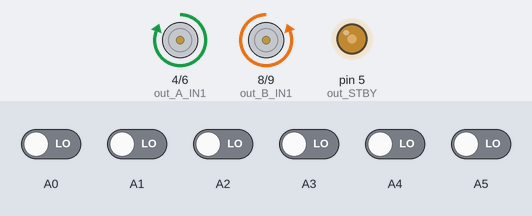
This sketch was run on a simulated Arduino Uno, built with avr-gcc and run on an emulated ATmega328P. On the bench: motor-driver pin pairs drawn as motors (green arrow = first pin HIGH = forward, orange = second pin HIGH = backward, longer = more drive, stopped while the standby pin is LOW), output pins drawn as LEDs (lit = HIGH). The test bench sets the inputs (shaded band); at power-on: A0–5 LOW. Pins used as bus, display or sensor lines are not drawn; what the sketch prints to the serial monitor is not drawn.

Above: at 11.2 s.
11.3 s: A2 driven HIGH
At 12.5 s:
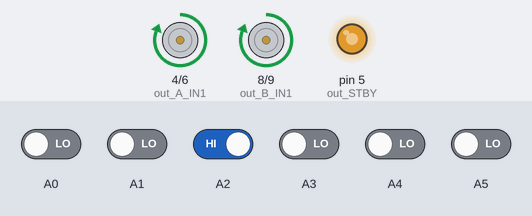
12.8 s: A0 driven HIGH
At 13.6 s:
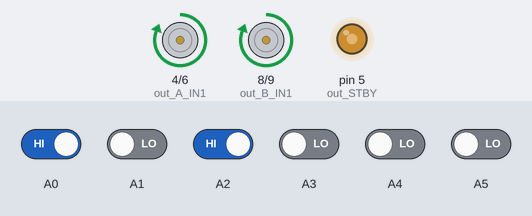
14.3 s: A1 driven HIGH
At 14.8 s:
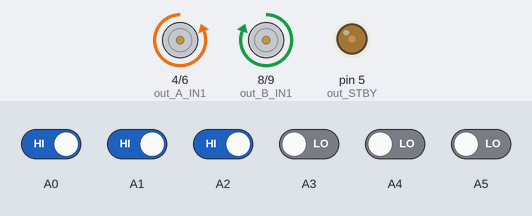
15.8 s: A0 driven LOW
At 17.0 s:
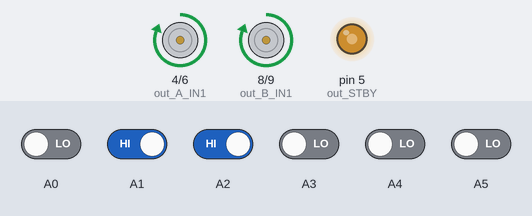
17.3 s: A1 driven LOW and A2 driven LOW
At 18.0 s:
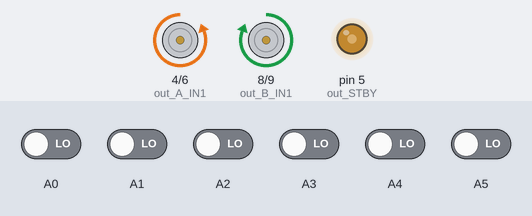
18.8 s: A3 driven HIGH
At 19.5 s:
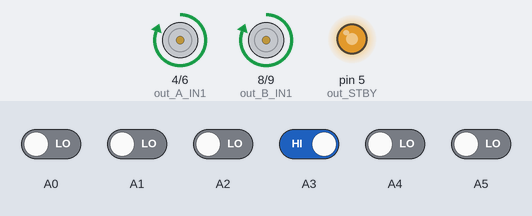
Timing chart, 0 to 21.3 s (numbered marks = the images above; inputs shaded):
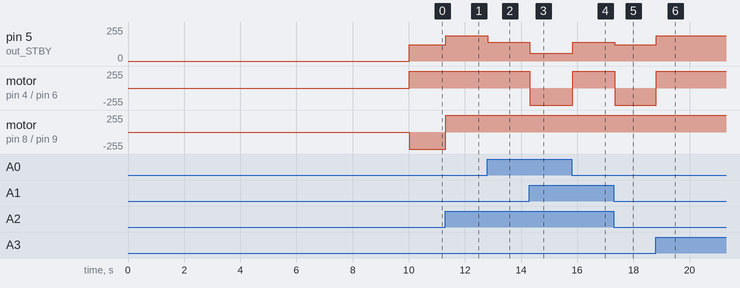

Measured:
- after the input at 11.3 s, pin 5 (out_STBY): 121/255 → 189/255 at once; motor on pin 8 (out_B_IN1) / pin 9 (out_B_IN2): backward 255/255 → forward 255/255 at once
- after the input at 12.8 s, pin 5 (out_STBY): 189/255 → 142/255 at once
- after the input at 14.3 s, pin 5 (out_STBY): 142/255 → 60/255 at once; motor on pin 4 (out_A_IN1) / pin 6 (out_A_IN2): forward 255/255 → backward 255/255 at once
- after the input at 15.8 s, pin 5 (out_STBY): 60/255 → 142/255 at once; motor on pin 4 (out_A_IN1) / pin 6 (out_A_IN2): backward 255/255 → forward 255/255 at once
- after the input at 17.3 s, pin 5 (out_STBY): 142/255 → 121/255 at once; motor on pin 4 (out_A_IN1) / pin 6 (out_A_IN2): forward 255/255 → backward 255/255 at once
- after the input at 18.8 s, pin 5 (out_STBY): 121/255 → 189/255 at once; motor on pin 4 (out_A_IN1) / pin 6 (out_A_IN2): backward 255/255 → forward 255/255 at once

The sketch:

marconi_benfatti_masili.ino
```cpp
/*
 * MARCONI ROBOCUP TEAM
 * Il programma:
 *   La logica di questo programma non è complessa:
 *   legge l'input (e lo media con gli ultimi 10 input)
 *   reagisce, tenendo conto, alcune volte, di quello che stava
 *   facendo prima (ex: se trovo bianco mentre correggo verso destra, gira a destra)
 *
 *   Come algoritmo risolutivo del labirinto usa quello della mano sinistra.
 *
 *
 * Il team:
 *   Il team è composto da Andrea Benfatti e Andrea Masili
 *   della 4Bi Informatica dell' ITIS G. Marconi di Verona.
 *   Dopo l'esperienza della Robocup abbiamo partecipato anche alla Roboval
 *   con questo programma.
 *
 *
 *
 *
 *
 */


#include <QTRSensors.h>


#define out_STBY    5
#define out_B_PWM   0 //B motore destro
#define out_A_PWM   5  //A motore sinistro
#define out_A_IN2   6
#define out_A_IN1   4
#define out_B_IN1   8
#define out_B_IN2   9
#define left_motor  0
#define right_motor 1


// definizione dei pin a cui sono collegati i sensori di linea
#define leftFar          0
#define leftCenter       1
#define leftNear         2
#define rightNear        3
#define rightCenter      4
#define rightFar         5
#define NUM_SENSORS      6
#define TIMEOUT       2500
#define EMITTER_PIN   QTR_NO_EMITTER_PIN

#define full_speed            68          //38 def
#define correction_speed      45          //25
#define turn_speed            35
#define debugPeriod           1000
#define soglia                250
#define attesaPerManovra      50
#define nearFullSpeed         20
#define plus_speed            40
#define brake_speed           05

#define D00 1       //Quando il robottino va dritto.
#define R00 2
#define D01 3
#define D02 4
#define R01 5
#define B00 6

#define NCAMP 15

int camp[NCAMP][6];
int val[6];
byte j,i,k=0;

int stato;
int lc, ln, lf,rc, rn, rf;
int leftCenterReading;
int leftNearReading;
int leftFarReading;
int rightCenterReading;
int rightNearReading;
int rightFarReading;
int lastDebugTime = 0;

QTRSensorsRC qtrrc((unsigned char[]) {
  A0, A1, A2, A3, A4, A5}
,NUM_SENSORS, TIMEOUT, EMITTER_PIN);
unsigned int sensorValues[NUM_SENSORS];

void setup(){
  Serial.begin(9600);
  pinMode(out_STBY,OUTPUT);
  pinMode(out_A_PWM,OUTPUT);
  pinMode(out_A_IN1,OUTPUT);
  pinMode(out_A_IN2,OUTPUT);
  pinMode(out_B_PWM,OUTPUT);
  pinMode(out_B_IN1,OUTPUT);
  pinMode(out_B_IN2,OUTPUT);

  Serial.println("calibra");

  for (int i = 0; i < 400; i++){
    qtrrc.calibrate();
  }

  Serial.println("fine calibra");

  motor_standby(false);
  stato=D00;
}

long unsigned int time=0;

void loop(){
 readSensors();
 if(lf && lc && ln){   //Nel caso legga nero su tre sensori a sinistra, curva a sinistra tenendo ferma una ruota
   boolean trov= false;
   giraSx();
   delay(350);
   while(!trov){
     readSensors();
     giraSx();
     if(!lf && (ln || rc) && !rf){
       trov = true;
     }
   }
 }else if(lf || lc){ //se legge nero su uno dei due sensori più a sinistra corregge a sinistra.
   corrSx();
   stato=0;
 }else if(rf || rc){ //se legge nero su uno dei due sensori più a destra corregge a destra.
   corrDx();
   stato=1;
 }else if(!lf && !lc && !ln && !rn && !rc && !rf){ //Se legge bianco su tutti i sensori, gira a sinistra se correggeva a sinistra, gira a destra in ogni caso fino a che non trova la linea nera un'altra volta.
   if(stato==0){
     boolean trov=false;
     while(!trov){
       readSensors();
       if(ln || rn){
         trov = true;
       }else{
         turnSx();
       }
     }
   }else{
     boolean trov=false;
     while(!trov){
       readSensors();
       if(ln || rn){
         trov = true;
       }else{
         turnDx();
       }
     }
   }
 }else if(ln || rn){ //Se legge nero nei due sensori centrali va avanti dritto.
   avanti();
 }
}
//Controlli motore
void avanti(){
  set_motor(left_motor, full_speed);
  set_motor(right_motor, full_speed);
}
void corrDx(){
  set_motor(left_motor, full_speed);
  set_motor(right_motor, correction_speed);
}
void corrSx(){
  set_motor(left_motor, correction_speed);
  set_motor(right_motor, full_speed);
}
void turnDx(){
  set_motor(left_motor, turn_speed);
  set_motor(right_motor, -turn_speed);
}
void turnSx(){
  set_motor(left_motor, -turn_speed);
  set_motor(right_motor, turn_speed);
}
void giraSx(){
  set_motor(left_motor, -brake_speed);
  set_motor(right_motor, turn_speed);
}

void giraDx(){
  set_motor(right_motor, -brake_speed);
  set_motor(left_motor, turn_speed);
}


// Lettura Sensori
void readSensors(){
  unsigned int position = qtrrc.readLine(sensorValues);
  for (i=0;i<6;i++) {
    camp[k][i]=sensorValues[i];
  }
  k=(k+1)%NCAMP;
  for (i=0;i<6;i++){
    val[i]=0;
    for (j=0;j<NCAMP;j++)
      val[i]+=camp[j][i];
    val[i]/=NCAMP;
  }
  // fa la media tra gli ultimi NCAMP lettura

  leftFarReading     = val[leftFar]>soglia;
  leftCenterReading  = val[leftCenter]>soglia;
  leftNearReading    = val[leftNear]>soglia;
  rightNearReading   = val[rightNear]>soglia;
  rightCenterReading = val[rightCenter]>soglia;
  rightFarReading    = val[rightFar]>soglia;

  lf = leftFarReading;
  lc = leftCenterReading;
  ln = leftNearReading;

  rn = rightNearReading;
  rc = rightCenterReading;
  rf = rightFarReading;
}

void set_motor(boolean motor, char speed) { // imposta la velocità tra -100 (indietro) e +100 (avanti)
  byte PWMvalue=0;
  PWMvalue = map(abs(speed),0,100,50,255);
  if (speed > 0)
    motor_speed(motor,0,PWMvalue);
  else if (speed < 0)
    motor_speed(motor,1,PWMvalue);
  else {
    motor_coast(motor);
  }
}
void motor_speed(boolean motor, boolean direction, byte speed) { // imposta la velocità tra 0 e 255
  if (motor == left_motor) {
    if (direction == 0) {
      digitalWrite(out_A_IN1,HIGH);
      digitalWrite(out_A_IN2,LOW);
    }
    else {
      digitalWrite(out_A_IN1,LOW);
      digitalWrite(out_A_IN2,HIGH);
    }
    analogWrite(out_A_PWM,speed);
  }
  else {
    if (direction == 0) {
      digitalWrite(out_B_IN1,HIGH);
      digitalWrite(out_B_IN2,LOW);
    }
    else {
      digitalWrite(out_B_IN1,LOW);
      digitalWrite(out_B_IN2,HIGH);
    }
    analogWrite(out_B_PWM,speed);
  }
}
void motor_standby(boolean state) { // abilita/disabilita i motori
  if (state == true)
    digitalWrite(out_STBY,LOW);
  else
    digitalWrite(out_STBY,HIGH);
}

void motor_coast(boolean motor) { // motore in folle
  if (motor == left_motor) {
    digitalWrite(out_A_IN1,LOW);
    digitalWrite(out_A_IN2,LOW);
    digitalWrite(out_A_PWM,HIGH);
  }
  else {
    digitalWrite(out_B_IN1,LOW);
    digitalWrite(out_B_IN2,LOW);
    digitalWrite(out_B_PWM,HIGH);
  }
}

void motor_brake(boolean motor) { // freno motore
  if (motor == left_motor) {
    digitalWrite(out_A_IN1,HIGH);
    digitalWrite(out_A_IN2,HIGH);
  }
  else {
    digitalWrite(out_B_IN1,HIGH);
    digitalWrite(out_B_IN2,HIGH);
  }
}
```
